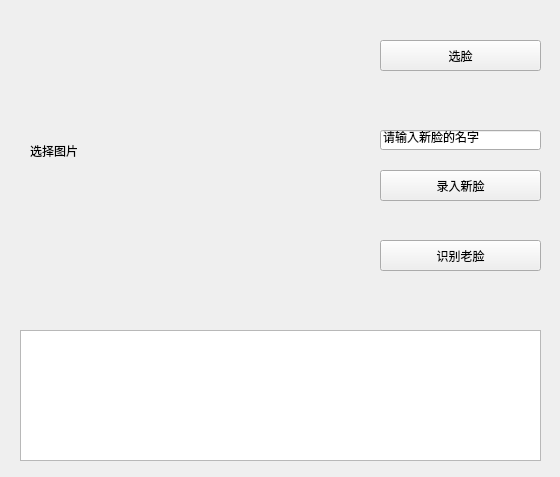
<?xml version="1.0" encoding="UTF-8"?>
<ui version="4.0">
 <class>Form</class>
 <widget class="QWidget" name="Form">
  <property name="geometry">
   <rect>
    <x>0</x>
    <y>0</y>
    <width>560</width>
    <height>477</height>
   </rect>
  </property>
  <property name="windowTitle">
   <string>Form</string>
  </property>
  <widget class="QLabel" name="faceWindow">
   <property name="geometry">
    <rect>
     <x>30</x>
     <y>30</y>
     <width>291</width>
     <height>241</height>
    </rect>
   </property>
   <property name="text">
    <string>选择图片</string>
   </property>
  </widget>
  <widget class="QPushButton" name="chooseFaceBtn">
   <property name="geometry">
    <rect>
     <x>380</x>
     <y>40</y>
     <width>161</width>
     <height>31</height>
    </rect>
   </property>
   <property name="text">
    <string>选脸</string>
   </property>
  </widget>
  <widget class="QPushButton" name="addNewBtn">
   <property name="geometry">
    <rect>
     <x>380</x>
     <y>170</y>
     <width>161</width>
     <height>31</height>
    </rect>
   </property>
   <property name="text">
    <string>录入新脸</string>
   </property>
  </widget>
  <widget class="QPushButton" name="identifyOldBtn">
   <property name="geometry">
    <rect>
     <x>380</x>
     <y>240</y>
     <width>161</width>
     <height>31</height>
    </rect>
   </property>
   <property name="text">
    <string>识别老脸</string>
   </property>
  </widget>
  <widget class="QLineEdit" name="lineEdit">
   <property name="geometry">
    <rect>
     <x>380</x>
     <y>130</y>
     <width>161</width>
     <height>20</height>
    </rect>
   </property>
   <property name="text">
    <string>请输入新脸的名字</string>
   </property>
  </widget>
  <widget class="QTextEdit" name="outputWindow">
   <property name="geometry">
    <rect>
     <x>20</x>
     <y>330</y>
     <width>521</width>
     <height>131</height>
    </rect>
   </property>
  </widget>
 </widget>
 <resources/>
 <connections>
  <connection>
   <sender>chooseFaceBtn</sender>
   <signal>clicked()</signal>
   <receiver>Form</receiver>
   <slot>chooseFace()</slot>
   <hints>
    <hint type="sourcelabel">
     <x>453</x>
     <y>58</y>
    </hint>
    <hint type="destinationlabel">
     <x>360</x>
     <y>33</y>
    </hint>
   </hints>
  </connection>
  <connection>
   <sender>addNewBtn</sender>
   <signal>clicked()</signal>
   <receiver>Form</receiver>
   <slot>chooseFace()</slot>
   <hints>
    <hint type="sourcelabel">
     <x>427</x>
     <y>189</y>
    </hint>
    <hint type="destinationlabel">
     <x>368</x>
     <y>190</y>
    </hint>
   </hints>
  </connection>
 </connections>
 <slots>
  <slot>chooseFace()</slot>
 </slots>
</ui>
